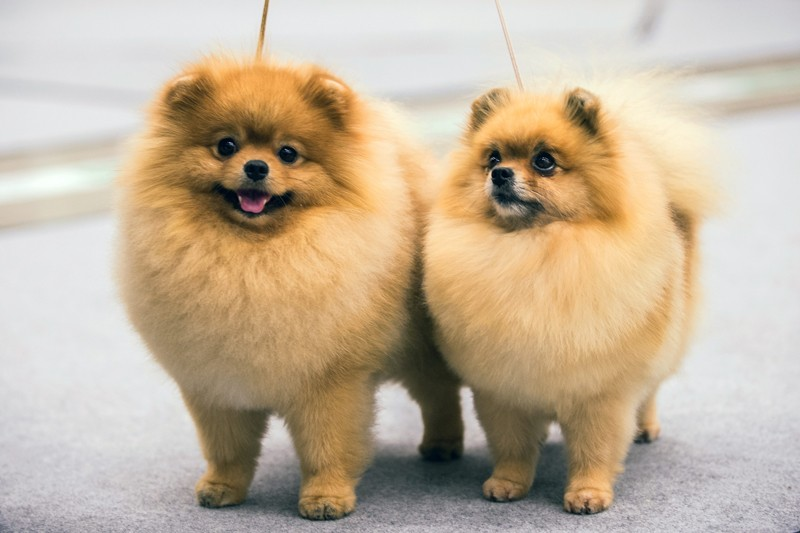
#> input picture images/dogs.jpg, 800 x 533 px
$ jupyter execute opencv1.ipynb   (shell and % lines are left out)   (older library calls are emulated)
#> lines starting #> are read from the running program, lines starting #| are printed output that depends on the picture; after the words box and inside, x2 and y2 are one past the last pixel; in counts of white or black regions, pixels touching at a corner belong together
<a href="https://colab.research.google.com/github/cagBRT/computer-vision/blob/master/opencv1.ipynb" target="_parent"></a>

[cell 1]
# Clone the entire repo.
%cd cloned-repo

OpenCV has its channels as:<br>
BGR --> blue green red <br>
As opposed to <br>
RGB --> reg green blue

[cell 2]
from matplotlib import pyplot as plt
import cv2
import argparse
import numpy as np
import pandas as pd
import sklearn
from skimage import data, io, filters

[cell 3]
import cv2
from google.colab.patches import cv2_imshow

[cell 4]
import mahotas
from __future__ import print_function

# **Images**

**Show an image using PIL**

[cell 5]
import cv2
import numpy as np
from PIL import Image

image = Image.open('images/dogs.jpg')
#> image is the input picture: PIL image 800x533 RGB; mean R, G, B 195.4, 178.4, 155.7
plt.imshow(image)
plt.show()

**ASSIGNMENT 1**<br>
Display the image images/cat1.jpeg

[cell 6]
#Assignment 1

**Show the image using openCV**

[cell 7]
image= cv2.imread("images/dogs.jpg")
#> image: shape (533, 800, 3)
plt.imshow(image)
plt.show()

**Assignment 2**<br>
Display the image cat1.jpeg using openCV

[cell 8]
#Assignment 2

**Convert the image to show its true colors using openCV**

[cell 9]
im_cv = cv2.imread('images/dogs.jpg')
imgrgb = cv2.cvtColor(im_cv, cv2.COLOR_BGR2RGB)
plt.imshow(imgrgb)
plt.show()

# **Assignment 3**<br>
Convert the cat.jpg image show that is shows the correct colors using openCV

[cell 10]
#Assignment 3

Save the file as rgb using cv2.write

[cell 11]
cv2.imwrite('images/dogsRGB.jpg', imgrgb)
#> Out = True

# **Assignment 4**<br>
Save the converted cat image that you created in Assignment 3.

[cell 12]
#Assignment 4
cv2.imwrite('images/cat1rgb.jpg', imgrgb)
#> Out = True

# **Pixels**

[cell 13]
from IPython.display import Image
Image("images/pixel_coor.png" , width=640)

[cell 14]
im_cv = cv2.imread('images/dogs.jpg')
imgrgb = cv2.cvtColor(im_cv, cv2.COLOR_BGR2RGB)
plt.imshow(imgrgb)
plt.show()

What is the color at pixel (0,0)

[cell 15]
(b, g, r) = imgrgb[0, 0]
#> b = 202; g = 201; r = 207
print("Pixel at (0, 0) - Red: {}, Green: {}, Blue: {}".format(r, g, b))
#| Pixel at (0, 0) - Red: 207, Green: 201, Blue: 202

Define a blue square in the upper left corner, offset by 5 pixels in the x and y directions

[cell 16]
imgrgb[5:200, 5:200] = (0, 0, 255)
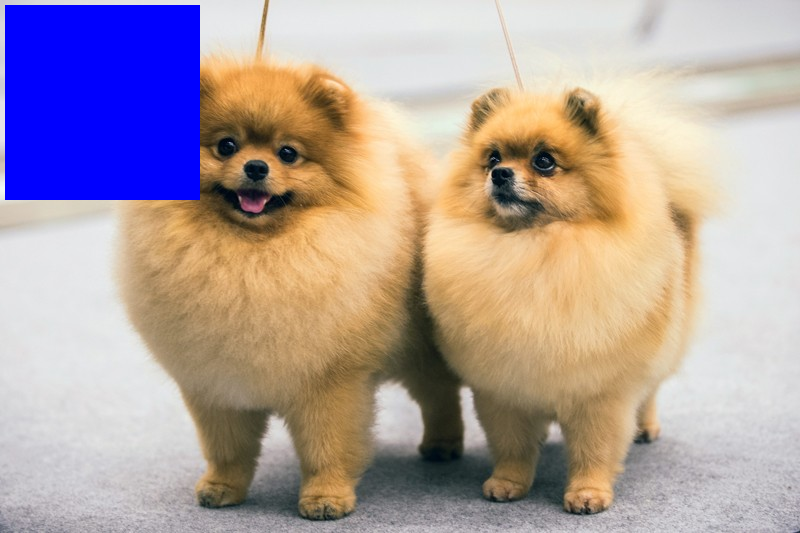
#> imgrgb: shape (533, 800, 3); 8.92% of pixels changed, all inside (x1, y1, x2, y2) = (5, 5, 200, 200)

What is the pixel value at pixel coordinates (6,6)?

[cell 17]
(b, g, r) = imgrgb[6, 6]
#> b = 0; g = 0; r = 255
b
#> Out = 0

[cell 18]
plt.imshow(imgrgb)
plt.show()

# **Assignment 5**<br>
Use the color corrected cat1.jpeg image and add a red square to the upper right side of it.

[cell 19]
#Assignment 5

**Add a rectangle to the image**

[cell 20]
img = cv2.imread('logo.png', cv2.IMREAD_UNCHANGED)
cv2_imshow(img)

Drawing a rectangle:<br>
**Syntax:** cv2.rectangle(image, start_point, end_point, color, thickness)

[cell 21]
cv2.rectangle(img, (128, 128), (163, 172), (0, 205, 120, 105), 6)
cv2_imshow(img)

# **Assignment 6**<br>
Add a red rectangle to the CO logo, anywhere you want.

[cell 22]
#Assignment 6
cv2.rectangle(img, (20, 20), (128,128), (0, 0, 200, 205), 10)
cv2_imshow(img)

# **Canvas**
Start with a blank canvas and draw on it.

[cell 23]
canvas = np.zeros((300, 500, 3), dtype = "uint8")
blue = (255, 0, 0)
cv2.rectangle(canvas, (50, 200), (400, 225), blue, 5)
cv2.rectangle(canvas, (200, 50), (225, 125), blue, -1)
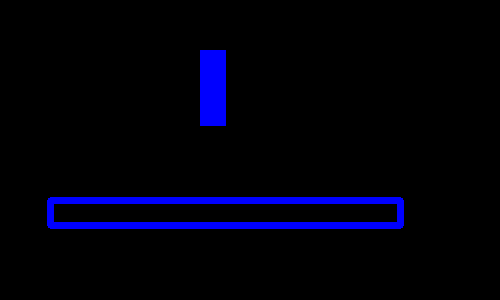
#> canvas: shape (300, 500, 3); mean of channels 0, 1, 2 12.3, 0, 0; drawn as B, G, R
cv2_imshow( canvas)

[cell 24]
canvas = np.zeros((300, 300, 3), dtype = "uint8")
(centerX, centerY) = (canvas.shape[1] // 2, canvas.shape[0] // 2)
white = (255, 255, 255)
for r in range(0, 175, 25):
  cv2.circle(canvas, (centerX, centerY), r, white)
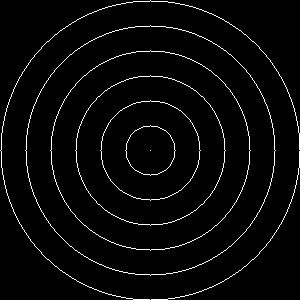
#> canvas: shape (300, 300, 3); 3.3% white in thin lines or dots
cv2_imshow( canvas)

[cell 25]
#canvas = np.ones((300, 300, 3), dtype = "uint8")
for i in range(0, 25):
 radius = np.random.randint(5, high = 200)
color = np.random.randint(0, high = 256, size = (3,)).tolist()
pt = np.random.randint(0, high = 300, size = (2,))
cv2.circle(canvas, tuple(pt), radius, color, -1)
#> canvas: shape (300, 300, 3); 0.68% of pixels changed, all inside (x1, y1, x2, y2) = (229, 183, 258, 212)
cv2_imshow( canvas)

# **Assignment 7**<br>
Start with a black canvas, add a rectangle, a circle, and an ellipse.

[cell 26]
#Assignment 7

# **Rotate Images**<br>

[cell 27]
import numpy as np
import argparse
import imutils
import cv2

image = cv2.imread("images/dogs.jpg")
cv2_imshow(image)

(h, w) = image.shape[:2]
#> h = 533; w = 800
center=(w//2,h//2)
#> center = (400, 266)

[cell 28]
M = cv2.getRotationMatrix2D(center, 45, 1.0)
rotated = cv2.warpAffine(image, M, (w, h))
cv2_imshow( rotated)

[cell 29]
M = cv2.getRotationMatrix2D(center, -90, 1.0)

rotated = cv2.warpAffine(image, M, (w, h))
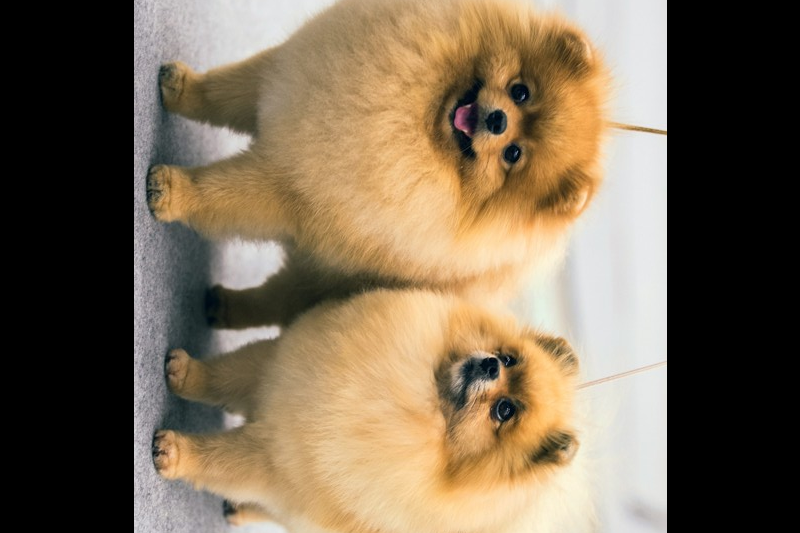
#> rotated: shape (533, 800, 3); mean B, G, R 85.3, 106.8, 122.8
cv2_imshow( rotated)

# **Assignment 8**
Rotate the "images/cat1.jpeg" image

[cell 30]
#Assignment 8

# **Grayscale**

[cell 31]
from matplotlib import pyplot as plt
import cv2

# Load in Grayscale
img = cv2.imread('images/dogs.jpg', 0)
#> img: shape (533, 800); min 0, max 254, mean 180.9

# The underlying representation is a numpy array!
print(type(img))
#| <class 'numpy.ndarray'>
cv2_imshow(img)

# **Assignment 9**
Display the images/cat1.jpeg image as a grayscale

[cell 32]
#Assignment 9

# **Images as Numpy Arrays**

[cell 33]
img = cv2.imread('images/dogs.jpg')

plt.imshow(img)
plt.show()

[cell 34]
imgrgb = cv2.cvtColor(img, cv2.COLOR_BGR2RGB)
plt.imshow(imgrgb)
plt.show()

# Or, use numpy functions / indexing!
imgrgb = img[:,:,::-1]
plt.imshow(imgrgb)
plt.show()

# **Resizing Images**
cv2.resize(src, dsize[, dst[, fx[, fy[, interpolation]]]])<br>

https://www.tutorialkart.com/opencv/python/opencv-python-resize-image/

[cell 35]
# Expanding
res = cv2.resize(imgrgb, None,fx=6, fy=2, interpolation = cv2.INTER_CUBIC)
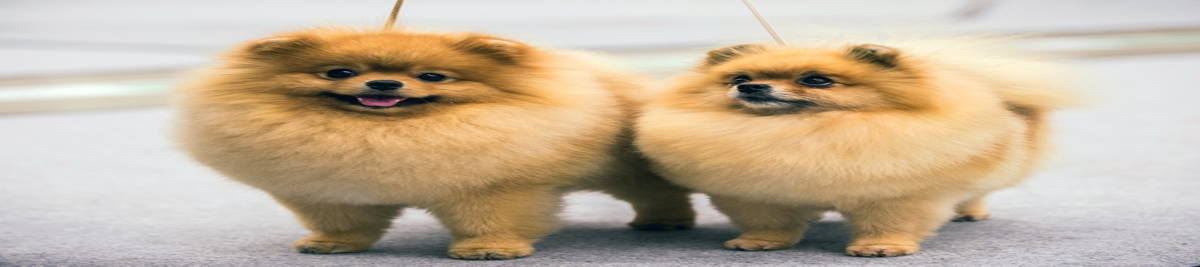
#> res: shape (1066, 4800, 3) (shown at 1/4 size); mean R, G, B 195.4, 178.4, 155.7
plt.imshow(res)
plt.show()

# **Assignment 10**
Vertically stretch the images/cat1.jpeg image

[cell 36]
#Assignment 10

**Shrinking an image**

[cell 37]
# Shrinking
res = cv2.resize(imgrgb, None,fx=.1, fy=.1, interpolation = cv2.INTER_CUBIC)
#> res: shape (53, 80, 3)
plt.imshow(res)
plt.show()

# **Assignment 11**
Shrink the images/cat1.jpeg image

[cell 38]
#Assignment 11

# **Thresholding**<br>
For every pixel, the same threshold value is applied. If the pixel value is smaller than the threshold, it is set to 0, otherwise it is set to a maximum value.<br>
The first argument is the source image, which should be a grayscale image.<br>
The second argument is the threshold value which is used to classify the pixel values.<br>
The third argument is the maximum value which is assigned to pixel values exceeding the threshold.

[cell 39]
img = imgrgb

# Thresholding
ret,thresh1 = cv2.threshold(img,127,255,cv2.THRESH_BINARY)
ret,thresh2 = cv2.threshold(img,127,255,cv2.THRESH_BINARY_INV)
ret,thresh3 = cv2.threshold(img,127,255,cv2.THRESH_TRUNC)
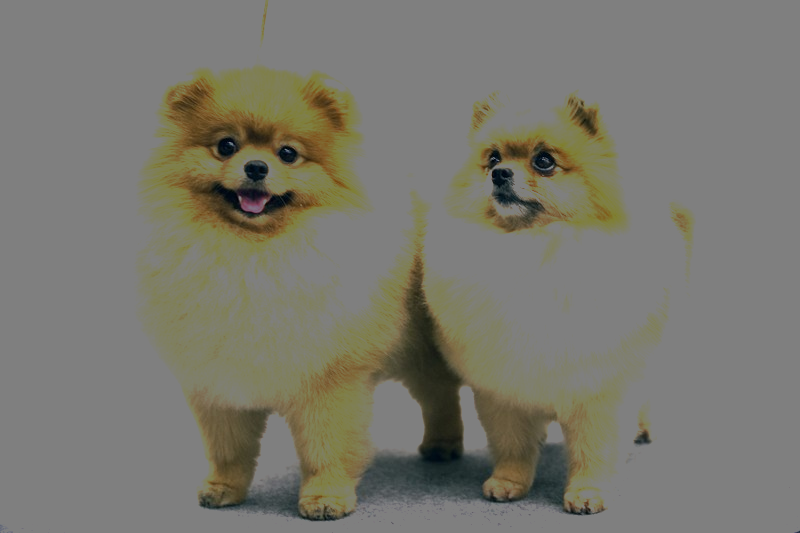
#> thresh3: shape (533, 800, 3); mean R, G, B 121.3, 119.9, 110
ret,thresh4 = cv2.threshold(img,127,255,cv2.THRESH_TOZERO)
ret,thresh5 = cv2.threshold(img,127,255,cv2.THRESH_TOZERO_INV)

titles = ['Original Image','BINARY','BINARY_INV','TRUNC','TOZERO','TOZERO_INV']
images = [img, thresh1, thresh2, thresh3, thresh4, thresh5]

for i in range(6):
    plt.subplot(2,3,i+1),plt.imshow(images[i],'gray')
    plt.title(titles[i])
    plt.xticks([]),plt.yticks([])

plt.show()

[cell 40]
# Blurring - smoothes the image out
blur = cv2.blur(img,(10, 10))
gblur = cv2.GaussianBlur(imgrgb,(5,5),0)

plt.imshow(img), plt.title('Original')
plt.show()
plt.imshow(blur), plt.title('Blurred')
plt.show()
plt.imshow(gblur),plt.title('Gaussian Blur')
plt.show()

# **Assignment 12**
Apply filters to the images/cat1.jpeg images<br>
Check out this link:<br>

https://docs.opencv.org/master/d4/d86/group__imgproc__filter.html

[cell 41]
#Assignment 12

# **Image Math**
Adding and subtracting pixel by pixel

[cell 42]
M = np.ones(image.shape, dtype = "uint8") * 100
added = cv2.add(image, M)
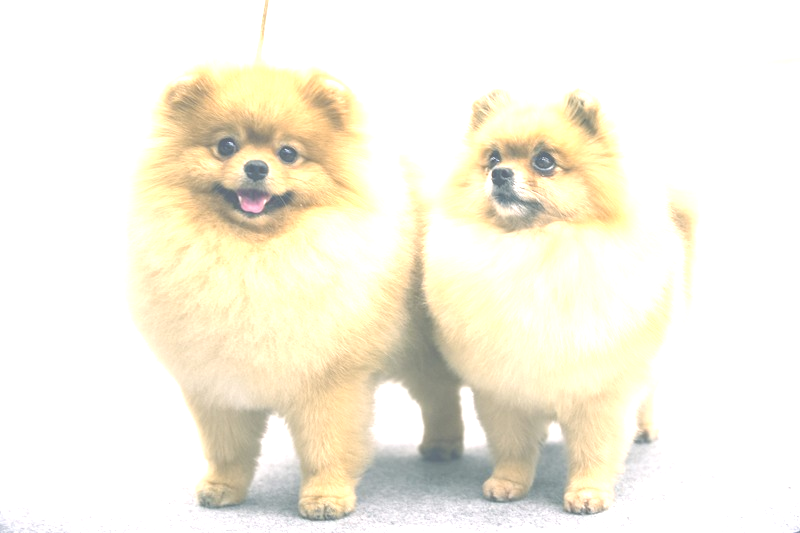
#> added: shape (533, 800, 3); mean B, G, R 226.3, 241.3, 245.3
cv2_imshow( added)

[cell 43]
M = np.ones(image.shape, dtype = "uint8") * 50
subtracted = cv2.subtract(image, M)
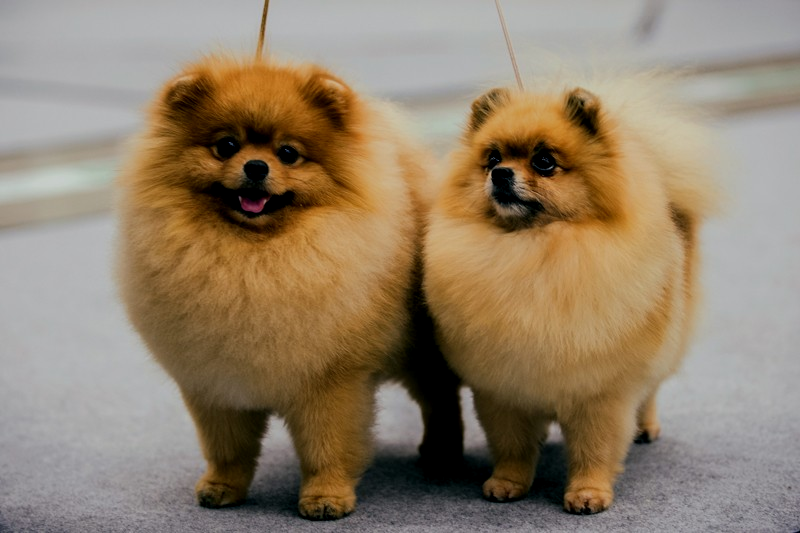
#> subtracted: shape (533, 800, 3); mean B, G, R 106.6, 128.7, 145.9
cv2_imshow( subtracted)

# **Assignment 13**
Add or subtract pixel by pixel using the images/cat1.jpeg image

[cell 44]
#Assignment 13

# **Maskings**

**Create masks**

[cell 45]
import numpy as np
import cv2

rectangle = np.zeros((300, 300), dtype = "uint8")
cv2.rectangle(rectangle, (25, 25), (275, 275), 255, -1)
#> rectangle: shape (300, 300); 70% white; 1 black region, box (x1, y1, x2, y2) and area: (0, 0, 300, 300) 26999
cv2_imshow( rectangle)

circle = np.zeros((300, 300), dtype = "uint8")
cv2.circle(circle, (150, 150), 150, 255, -1)
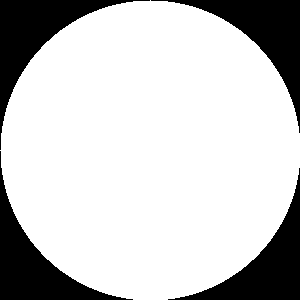
#> circle: shape (300, 300); 78.5% white; 4 black regions, box (x1, y1, x2, y2) and area: (0, 0, 150, 150) 4980, (151, 0, 300, 133) 4830, (0, 151, 133, 300) 4830, (168, 168, 300, 300) 4681
cv2_imshow( circle)

[cell 46]
bitwiseAnd = cv2.bitwise_and(rectangle, circle)
cv2_imshow( bitwiseAnd)

[cell 47]
bitwiseOr = cv2.bitwise_or(rectangle, circle)
cv2_imshow( bitwiseOr)

[cell 48]
bitwiseXor = cv2.bitwise_xor(rectangle, circle)
cv2_imshow( bitwiseXor)

[cell 49]
bitwiseNot = cv2.bitwise_not(circle)
cv2_imshow( bitwiseNot)

# **Assignment 14**
Create a mask using an ellipse and a rectangle.

[cell 50]
#Assignment 14

[cell 51]
image = cv2.imread("images/dogs.jpg")
cv2_imshow( image)

# **Use masks on images**

[cell 52]
mask = np.zeros(image.shape[:2], dtype = "uint8")
(cX, cY) = (image.shape[1] // 2, image.shape[0] // 2)
#> cX = 400; cY = 266
cv2.rectangle(mask, (cX - 175, cY - 175), (cX + 45 , cY + 45), 255,-1)
#> mask: shape (533, 800); 11.5% white; 1 white region, box (x1, y1, x2, y2) and area: (225, 91, 446, 312) 48841
cv2_imshow( mask)

[cell 53]
masked = cv2.bitwise_and(image, image, mask = mask)
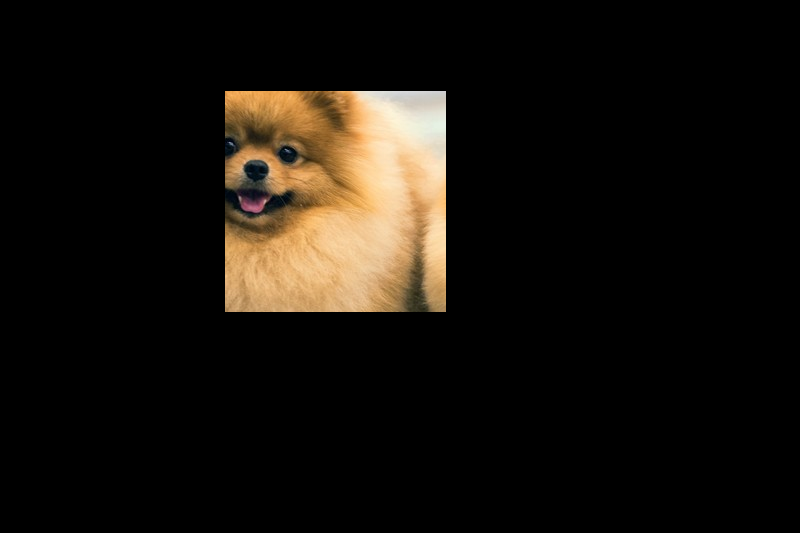
#> masked: shape (533, 800, 3); mean B, G, R 12.3, 17.9, 22.4
cv2_imshow( masked)

$ run again, with images/City-trip-and-fall.jpg copied over images/dogs.jpg
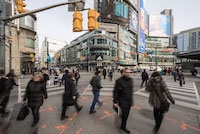
#> input picture images/City-trip-and-fall.jpg, 200 x 134 px
#> image is the input picture: PIL image 200x134 RGB; mean R, G, B 127.3, 121.5, 116.5
#> image: shape (134, 200, 3)
#> `cv2.imwrite('images/dogsRGB.jpg', imgrgb)`: Out = True
#> `(b, g, r) = imgrgb[0, 0]`: b = 94; g = 98; r = 97
#| Pixel at (0, 0) - Red: 97, Green: 98, Blue: 94
#> `(b, g, r) = imgrgb[6, 6]`: b = 0; r = 255
#> `b`: Out = 0
#| <class 'numpy.ndarray'>
#> rectangle: shape (300, 300); 70% white; 1 black region, box (x1, y1, x2, y2) and area: (0, 0, 300, 300) 26999
#> circle: shape (300, 300); 78.5% white; 4 black regions, box (x1, y1, x2, y2) and area: (0, 0, 150, 150) 4980, (151, 0, 300, 133) 4830, (0, 151, 133, 300) 4830, (168, 168, 300, 300) 4681
#> `cv2.rectangle(mask, (cX - 175, cY - 175), (cX + 45 , cY + 45), 255,-1)`:
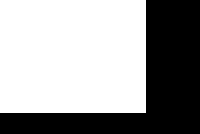
#> mask: shape (134, 200); 61.6% white; 1 black region, box (x1, y1, x2, y2) and area: (0, 0, 200, 134) 10302
#> `masked = cv2.bitwise_and(image, image, mask = mask)`:
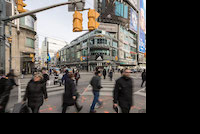
#> masked: shape (134, 200, 3); mean B, G, R 71.4, 75.4, 79.3

$ run again, with images/Navajo_people_and_sheep.jpg copied over images/dogs.jpg
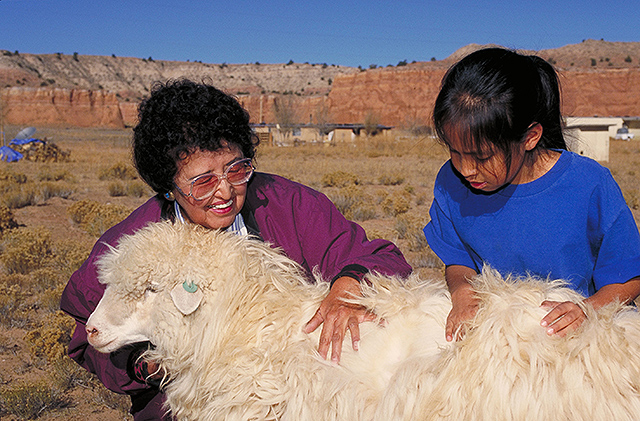
#> input picture images/Navajo_people_and_sheep.jpg, 640 x 421 px
#> image is the input picture: PIL image 640x421 RGB; mean R, G, B 136.4, 119.1, 120.4
#> image: shape (421, 640, 3)
#> `cv2.imwrite('images/dogsRGB.jpg', imgrgb)`: Out = True
#> `(b, g, r) = imgrgb[0, 0]`: b = 31; g = 60; r = 130
#| Pixel at (0, 0) - Red: 130, Green: 60, Blue: 31
#> imgrgb: shape (421, 640, 3); 14.11% of pixels changed, all inside (x1, y1, x2, y2) = (5, 5, 200, 200)
#> `(b, g, r) = imgrgb[6, 6]`: b = 0; r = 255
#> `b`: Out = 0
#| <class 'numpy.ndarray'>
#> rectangle: shape (300, 300); 70% white; 1 black region, box (x1, y1, x2, y2) and area: (0, 0, 300, 300) 26999
#> circle: shape (300, 300); 78.5% white; 4 black regions, box (x1, y1, x2, y2) and area: (0, 0, 150, 150) 4980, (151, 0, 300, 133) 4830, (0, 151, 133, 300) 4830, (168, 168, 300, 300) 4681
#> mask: shape (421, 640); 18.1% white; 1 white region, box (x1, y1, x2, y2) and area: (145, 35, 366, 256) 48841
#> `masked = cv2.bitwise_and(image, image, mask = mask)`:
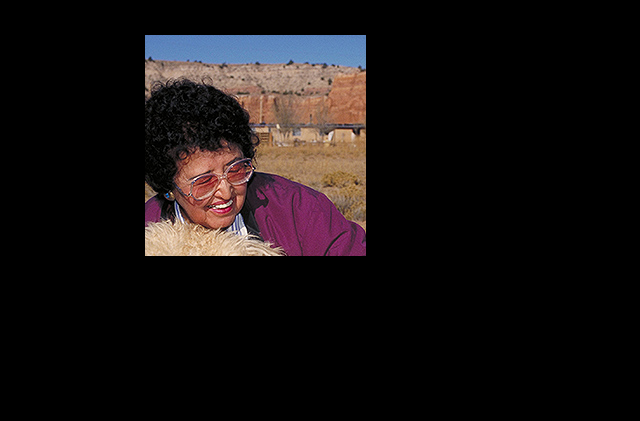
#> masked: shape (421, 640, 3); mean B, G, R 17.2, 17, 21.8
